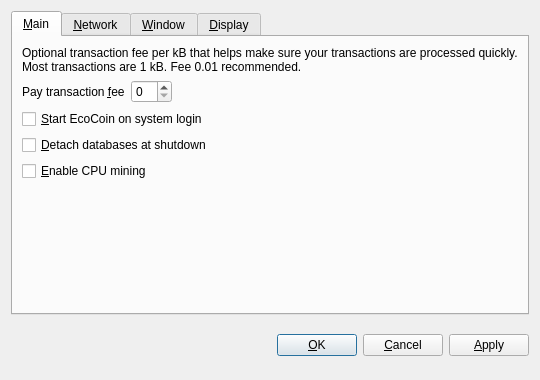
<?xml version="1.0" encoding="UTF-8"?>
<ui version="4.0">
 <class>OptionsDialog</class>
 <widget class="QDialog" name="OptionsDialog">
  <property name="geometry">
   <rect>
    <x>0</x>
    <y>0</y>
    <width>540</width>
    <height>380</height>
   </rect>
  </property>
  <property name="windowTitle">
   <string>Options</string>
  </property>
  <property name="modal">
   <bool>true</bool>
  </property>
  <layout class="QVBoxLayout" name="verticalLayout">
   <item>
    <widget class="QTabWidget" name="tabWidget">
     <property name="tabPosition">
      <enum>QTabWidget::North</enum>
     </property>
     <property name="currentIndex">
      <number>0</number>
     </property>
     <widget class="QWidget" name="tabMain">
      <attribute name="title">
       <string>&amp;Main</string>
      </attribute>
      <layout class="QVBoxLayout" name="verticalLayout_Main">
       <item>
        <widget class="QLabel" name="transactionFeeInfoLabel">
         <property name="text">
          <string>Optional transaction fee per kB that helps make sure your transactions are processed quickly. Most transactions are 1 kB. Fee 0.01 recommended.</string>
         </property>
         <property name="textFormat">
          <enum>Qt::PlainText</enum>
         </property>
         <property name="wordWrap">
          <bool>true</bool>
         </property>
        </widget>
       </item>
       <item>
        <layout class="QHBoxLayout" name="horizontalLayout_Main">
         <item>
          <widget class="QLabel" name="transactionFeeLabel">
           <property name="text">
            <string>Pay transaction &amp;fee</string>
           </property>
           <property name="textFormat">
            <enum>Qt::PlainText</enum>
           </property>
           <property name="buddy">
            <cstring>transactionFee</cstring>
           </property>
          </widget>
         </item>
         <item>
          <widget class="BitcoinAmountField" name="transactionFee"/>
         </item>
         <item>
          <spacer name="horizontalSpacer_Main">
           <property name="orientation">
            <enum>Qt::Horizontal</enum>
           </property>
           <property name="sizeHint" stdset="0">
            <size>
             <width>40</width>
             <height>20</height>
            </size>
           </property>
          </spacer>
         </item>
        </layout>
       </item>
       <item>
        <widget class="QCheckBox" name="bitcoinAtStartup">
         <property name="toolTip">
          <string>Automatically start EcoCoin after logging in to the system.</string>
         </property>
         <property name="text">
          <string>&amp;Start EcoCoin on system login</string>
         </property>
        </widget>
       </item>
       <item>
        <widget class="QCheckBox" name="detachDatabases">
         <property name="toolTip">
          <string>Detach block and address databases at shutdown. This means they can be moved to another data directory, but it slows down shutdown. The wallet is always detached.</string>
         </property>
         <property name="text">
          <string>&amp;Detach databases at shutdown</string>
         </property>
        </widget>
       </item>
       <item>
        <widget class="QCheckBox" name="cpuMining">
         <property name="toolTip">
          <string>Enable Proof-of-Work CPU mining (generating/minting) of EcoCoins (NOT to be confused with Proof-of-Stake!).</string>
         </property>
         <property name="text">
          <string>&amp;Enable CPU mining</string>
         </property>
        </widget>
       </item>
       <item>
        <spacer name="verticalSpacer_Main">
         <property name="orientation">
          <enum>Qt::Vertical</enum>
         </property>
         <property name="sizeHint" stdset="0">
          <size>
           <width>20</width>
           <height>40</height>
          </size>
         </property>
        </spacer>
       </item>
      </layout>
     </widget>
     <widget class="QWidget" name="tabNetwork">
      <attribute name="title">
       <string>&amp;Network</string>
      </attribute>
      <layout class="QVBoxLayout" name="verticalLayout_Network">
       <item>
        <widget class="QCheckBox" name="mapPortUpnp">
         <property name="toolTip">
          <string>Automatically open the EcoCoin client port on the router. This only works when your router supports UPnP and it is enabled.</string>
         </property>
         <property name="text">
          <string>Map port using &amp;UPnP</string>
         </property>
        </widget>
       </item>
       <item>
        <widget class="QCheckBox" name="connectSocks">
         <property name="toolTip">
          <string>Connect to the EcoCoin network through a SOCKS proxy (e.g. when connecting through Tor).</string>
         </property>
         <property name="text">
          <string>&amp;Connect through SOCKS proxy:</string>
         </property>
        </widget>
       </item>
       <item>
        <layout class="QHBoxLayout" name="horizontalLayout_Network">
         <item>
          <widget class="QLabel" name="proxyIpLabel">
           <property name="text">
            <string>Proxy &amp;IP:</string>
           </property>
           <property name="textFormat">
            <enum>Qt::PlainText</enum>
           </property>
           <property name="buddy">
            <cstring>proxyIp</cstring>
           </property>
          </widget>
         </item>
         <item>
          <widget class="QValidatedLineEdit" name="proxyIp">
           <property name="maximumSize">
            <size>
             <width>140</width>
             <height>16777215</height>
            </size>
           </property>
           <property name="toolTip">
            <string>IP address of the proxy (e.g. 127.0.0.1)</string>
           </property>
          </widget>
         </item>
         <item>
          <widget class="QLabel" name="proxyPortLabel">
           <property name="text">
            <string>&amp;Port:</string>
           </property>
           <property name="textFormat">
            <enum>Qt::PlainText</enum>
           </property>
           <property name="buddy">
            <cstring>proxyPort</cstring>
           </property>
          </widget>
         </item>
         <item>
          <widget class="QLineEdit" name="proxyPort">
           <property name="maximumSize">
            <size>
             <width>55</width>
             <height>16777215</height>
            </size>
           </property>
           <property name="toolTip">
            <string>Port of the proxy (e.g. 9050)</string>
           </property>
          </widget>
         </item>
         <item>
          <widget class="QLabel" name="socksVersionLabel">
           <property name="text">
            <string>SOCKS &amp;Version:</string>
           </property>
           <property name="textFormat">
            <enum>Qt::PlainText</enum>
           </property>
           <property name="buddy">
            <cstring>socksVersion</cstring>
           </property>
          </widget>
         </item>
         <item>
          <widget class="QValueComboBox" name="socksVersion">
           <property name="toolTip">
            <string>SOCKS version of the proxy (e.g. 5)</string>
           </property>
          </widget>
         </item>
         <item>
          <spacer name="horizontalSpacer_Network">
           <property name="orientation">
            <enum>Qt::Horizontal</enum>
           </property>
           <property name="sizeHint" stdset="0">
            <size>
             <width>40</width>
             <height>20</height>
            </size>
           </property>
          </spacer>
         </item>
        </layout>
       </item>
       <item>
        <spacer name="verticalSpacer_Network">
         <property name="orientation">
          <enum>Qt::Vertical</enum>
         </property>
         <property name="sizeHint" stdset="0">
          <size>
           <width>20</width>
           <height>40</height>
          </size>
         </property>
        </spacer>
       </item>
      </layout>
     </widget>
     <widget class="QWidget" name="tabWindow">
      <attribute name="title">
       <string>&amp;Window</string>
      </attribute>
      <layout class="QVBoxLayout" name="verticalLayout_Window">
       <item>
        <widget class="QCheckBox" name="minimizeToTray">
         <property name="toolTip">
          <string>Show only a tray icon after minimizing the window.</string>
         </property>
         <property name="text">
          <string>&amp;Minimize to the tray instead of the taskbar</string>
         </property>
        </widget>
       </item>
       <item>
        <widget class="QCheckBox" name="minimizeOnClose">
         <property name="toolTip">
          <string>Minimize instead of exit the application when the window is closed. When this option is enabled, the application will be closed only after selecting Quit in the menu.</string>
         </property>
         <property name="text">
          <string>M&amp;inimize on close</string>
         </property>
        </widget>
       </item>
       <item>
        <spacer name="verticalSpacer_Window">
         <property name="orientation">
          <enum>Qt::Vertical</enum>
         </property>
         <property name="sizeHint" stdset="0">
          <size>
           <width>20</width>
           <height>40</height>
          </size>
         </property>
        </spacer>
       </item>
      </layout>
     </widget>
     <widget class="QWidget" name="tabDisplay">
      <attribute name="title">
       <string>&amp;Display</string>
      </attribute>
      <layout class="QVBoxLayout" name="verticalLayout_Display">
       <item>
        <layout class="QHBoxLayout" name="horizontalLayout_1_Display">
         <item>
          <widget class="QLabel" name="langLabel">
           <property name="text">
            <string>User Interface &amp;language:</string>
           </property>
           <property name="textFormat">
            <enum>Qt::PlainText</enum>
           </property>
           <property name="buddy">
            <cstring>lang</cstring>
           </property>
          </widget>
         </item>
         <item>
          <widget class="QValueComboBox" name="lang">
           <property name="toolTip">
            <string>The user interface language can be set here. This setting will take effect after restarting EcoCoin.</string>
           </property>
          </widget>
         </item>
        </layout>
       </item>
       <item>
        <layout class="QHBoxLayout" name="horizontalLayout_2_Display">
         <item>
          <widget class="QLabel" name="unitLabel">
           <property name="text">
            <string>&amp;Unit to show amounts in:</string>
           </property>
           <property name="textFormat">
            <enum>Qt::PlainText</enum>
           </property>
           <property name="buddy">
            <cstring>unit</cstring>
           </property>
          </widget>
         </item>
         <item>
          <widget class="QValueComboBox" name="unit">
           <property name="toolTip">
            <string>Choose the default subdivision unit to show in the interface and when sending coins.</string>
           </property>
          </widget>
         </item>
        </layout>
       </item>
       <item>
        <widget class="QCheckBox" name="displayAddresses">
         <property name="toolTip">
          <string>Whether to show EcoCoin addresses in the transaction list or not.</string>
         </property>
         <property name="text">
          <string>&amp;Display addresses in transaction list</string>
         </property>
        </widget>
       </item>
       <item>
        <spacer name="verticalSpacer_Display">
         <property name="orientation">
          <enum>Qt::Vertical</enum>
         </property>
         <property name="sizeHint" stdset="0">
          <size>
           <width>20</width>
           <height>40</height>
          </size>
         </property>
        </spacer>
       </item>
      </layout>
     </widget>
    </widget>
   </item>
   <item>
    <layout class="QHBoxLayout" name="horizontalLayout_Buttons">
     <item>
      <spacer name="horizontalSpacer_1">
       <property name="orientation">
        <enum>Qt::Horizontal</enum>
       </property>
       <property name="sizeHint" stdset="0">
        <size>
         <width>40</width>
         <height>48</height>
        </size>
       </property>
      </spacer>
     </item>
     <item>
      <widget class="QLabel" name="statusLabel">
       <property name="font">
        <font>
         <weight>75</weight>
         <bold>true</bold>
        </font>
       </property>
       <property name="text">
        <string/>
       </property>
       <property name="textFormat">
        <enum>Qt::PlainText</enum>
       </property>
       <property name="wordWrap">
        <bool>true</bool>
       </property>
      </widget>
     </item>
     <item>
      <spacer name="horizontalSpacer_2">
       <property name="orientation">
        <enum>Qt::Horizontal</enum>
       </property>
       <property name="sizeHint" stdset="0">
        <size>
         <width>40</width>
         <height>48</height>
        </size>
       </property>
      </spacer>
     </item>
     <item>
      <widget class="QPushButton" name="okButton">
       <property name="text">
        <string>&amp;OK</string>
       </property>
      </widget>
     </item>
     <item>
      <widget class="QPushButton" name="cancelButton">
       <property name="text">
        <string>&amp;Cancel</string>
       </property>
       <property name="autoDefault">
        <bool>false</bool>
       </property>
      </widget>
     </item>
     <item>
      <widget class="QPushButton" name="applyButton">
       <property name="text">
        <string>&amp;Apply</string>
       </property>
       <property name="autoDefault">
        <bool>false</bool>
       </property>
      </widget>
     </item>
    </layout>
   </item>
  </layout>
 </widget>
 <customwidgets>
  <customwidget>
   <class>BitcoinAmountField</class>
   <extends>QSpinBox</extends>
   <header>bitcoinamountfield.h</header>
  </customwidget>
  <customwidget>
   <class>QValueComboBox</class>
   <extends>QComboBox</extends>
   <header>qvaluecombobox.h</header>
  </customwidget>
  <customwidget>
   <class>QValidatedLineEdit</class>
   <extends>QLineEdit</extends>
   <header>qvalidatedlineedit.h</header>
  </customwidget>
 </customwidgets>
 <resources/>
 <connections/>
</ui>
